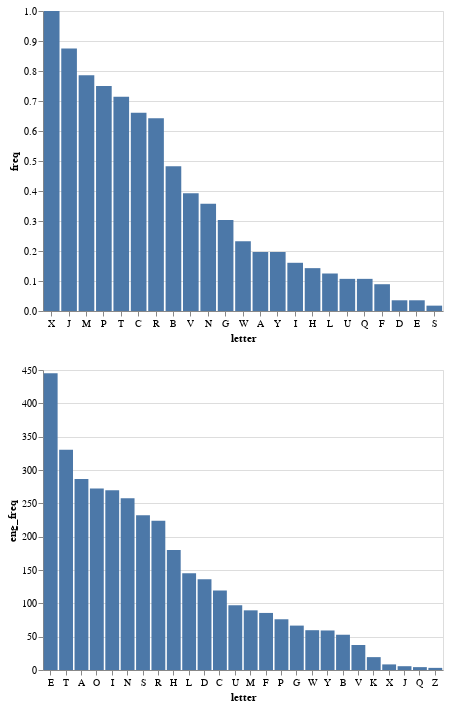

The code cell stored with this chart in its notebook:
### Code cell
alt.Chart(cipher_text_df).mark_bar().encode(
    x=alt.X("letter:N", 
            axis=alt.Axis(labelAngle=0), 
            sort=alt.SortField(field='freq', op='sum', order='descending')),
    y=alt.Y("freq:Q"),
) & alt.Chart(english_freq).mark_bar().encode(
    x=alt.X("letter:N", 
            axis=alt.Axis(labelAngle=0), 
            sort=alt.SortField(field='eng_freq', op='sum', order='descending')),
    y="eng_freq:Q"
)

### Figure 1 — Vega-Lite specification as saved in the notebook (floating-point values rounded to 4 significant figures)
{"$schema": "https://vega.github.io/schema/vega-lite/v2.4.3.json", "config": {"view": {"height": 300, "width": 400}}, "vconcat": [{"data": {"values": [{"freq": 0.01786, "letter": "S"}, {"freq": 0.03571, "letter": "D"}, {"freq": 0.03571, "letter": "E"}, {"freq": 0.08929, "letter": "F"}, {"freq": 0.1071, "letter": "U"}, {"freq": 0.1071, "letter": "Q"}, {"freq": 0.125, "letter": "L"}, {"freq": 0.1429, "letter": "H"}, {"freq": 0.1607, "letter": "I"}, {"freq": 0.1964, "letter": "A"}, {"freq": 0.1964, "letter": "Y"}, {"freq": 0.2321, "letter": "W"}, {"freq": 0.3036, "letter": "G"}, {"freq": 0.3571, "letter": "N"}, {"freq": 0.3929, "letter": "V"}, {"freq": 0.4821, "letter": "B"}, {"freq": 0.6429, "letter": "R"}, {"freq": 0.6607, "letter": "C"}, {"freq": 0.7143, "letter": "T"}, {"freq": 0.75, "letter": "P"}, {"freq": 0.7857, "letter": "M"}, {"freq": 0.875, "letter": "J"}, {"freq": 1, "letter": "X"}]}, "encoding": {"x": {"axis": {"labelAngle": 0}, "field": "letter", "sort": {"field": "freq", "op": "sum", "order": "descending"}, "type": "nominal"}, "y": {"field": "freq", "type": "quantitative"}}, "mark": "bar"}, {"data": {"values": [{"eng_freq": 445.2, "letter": "E"}, {"eng_freq": 330.5, "letter": "T"}, {"eng_freq": 286.5, "letter": "A"}, {"eng_freq": 272.3, "letter": "O"}, {"eng_freq": 269.7, "letter": "I"}, {"eng_freq": 257.8, "letter": "N"}, {"eng_freq": 232.1, "letter": "S"}, {"eng_freq": 223.8, "letter": "R"}, {"eng_freq": 180.1, "letter": "H"}, {"eng_freq": 145, "letter": "L"}, {"eng_freq": 136, "letter": "D"}, {"eng_freq": 119.2, "letter": "C"}, {"eng_freq": 97.3, "letter": "U"}, {"eng_freq": 89.5, "letter": "M"}, {"eng_freq": 85.6, "letter": "F"}, {"eng_freq": 76.1, "letter": "P"}, {"eng_freq": 66.6, "letter": "G"}, {"eng_freq": 59.7, "letter": "W"}, {"eng_freq": 59.3, "letter": "Y"}, {"eng_freq": 52.9, "letter": "B"}, {"eng_freq": 37.5, "letter": "V"}, {"eng_freq": 19.3, "letter": "K"}, {"eng_freq": 8.4, "letter": "X"}, {"eng_freq": 5.7, "letter": "J"}, {"eng_freq": 4.3, "letter": "Q"}, {"eng_freq": 3.2, "letter": "Z"}]}, "encoding": {"x": {"axis": {"labelAngle": 0}, "field": "letter", "sort": {"field": "eng_freq", "op": "sum", "order": "descending"}, "type": "nominal"}, "y": {"field": "eng_freq", "type": "quantitative"}}, "mark": "bar"}]}
